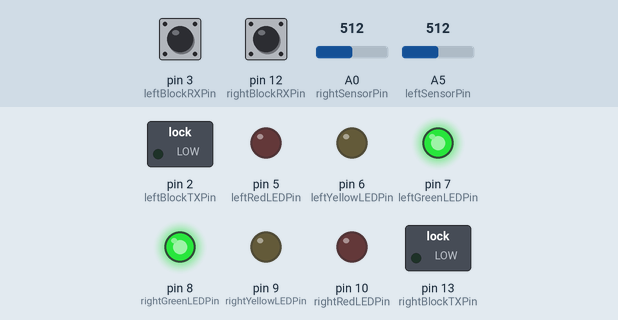
Recording of a sketch running on a simulated Arduino Uno, built with avr-gcc and run on an emulated ATmega328P. Shown: switched loads named in the sketch (green lamp = pin HIGH), output pins drawn as LEDs (lit = HIGH). The test bench sets the inputs (shaded band); at power-on: A0 (rightSensorPin) = 512, A5 (leftSensorPin) = 512, pin 3 (leftBlockRXPin) LOW, pin 12 (rightBlockRXPin) LOW. What the sketch prints to the serial monitor is not drawn.

Above: at 4.4 s.
4.5 s: A0 (rightSensorPin) set to 118
7.5 s: A0 (rightSensorPin) set to 102
At 8.6 s:
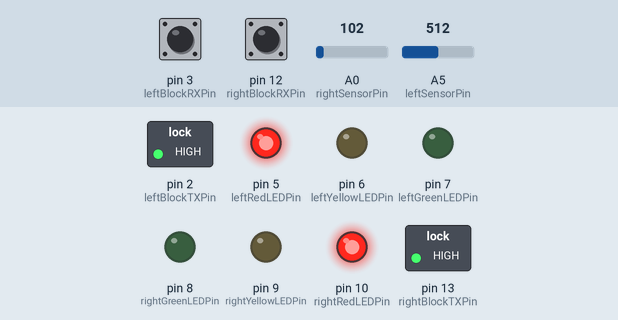
12.6 s: A0 (rightSensorPin) set to 122
14.5 s: A5 (leftSensorPin) set to 102
At 16.4 s:
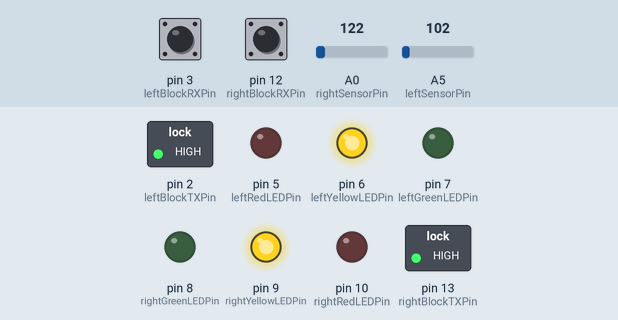
17.5 s: A5 (leftSensorPin) set to 121
At 20.5 s:
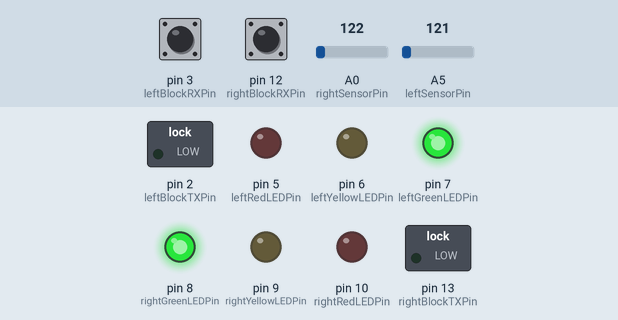
Timing chart, 0 to 21.5 s (numbered marks = the images above; inputs shaded):
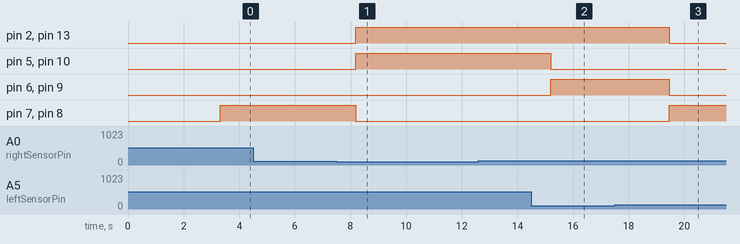

Measured:
- the behaviour switches between 112 and 111 on A0 (rightSensorPin) (found by bisection; images 0 and 1)
- the behaviour switches between 111 and 112 on A5 (leftSensorPin) (found by bisection; images 2 and 3)
- after the input at 4.5 s, every drawn part: stays the same
- after the input at 7.5 s, pin 2 (leftBlockTXPin), pin 5 (leftRedLEDPin), pin 10 (rightRedLEDPin), pin 13 (rightBlockTXPin): LOW → HIGH after 0.69 s; pin 7 (leftGreenLEDPin), pin 8 (rightGreenLEDPin): HIGH → LOW after 0.69 s
- after the input at 12.6 s, every drawn part: stays the same
- after the input at 14.5 s, pin 5 (leftRedLEDPin), pin 10 (rightRedLEDPin): HIGH → LOW after 0.69 s; pin 6 (leftYellowLEDPin), pin 9 (rightYellowLEDPin): LOW → HIGH after 0.69 s
- after the input at 17.5 s, pin 2 (leftBlockTXPin), pin 6 (leftYellowLEDPin), pin 9 (rightYellowLEDPin), pin 13 (rightBlockTXPin): HIGH → LOW after 2.0 s; pin 7 (leftGreenLEDPin), pin 8 (rightGreenLEDPin): LOW → HIGH after 2.0 s

The sketch:

Automatic_Block_Signalling.ino
```cpp
#define DEBUG

// Wiring
const int rightSensorPin	      = A0;
const int leftSensorPin 	      = A5;

const int leftBlockRXPin        = 3;
const int leftBlockTXPin        = 2;
const int rightBlockRXPin       = 12;
const int rightBlockTXPin       = 13;

const int leftGreenLEDPin       = 7;
const int leftYellowLEDPin      = 6;
const int leftRedLEDPin         = 5;
const int rightGreenLEDPin      = 8;
const int rightYellowLEDPin     = 9;
const int rightRedLEDPin        = 10;

// Misc. variables
const int numSamples            = 1000;
const int senseThreshold        = 400;
const int yellowInterval        = 1500;
int leftSensorNomVal            = 0;
int rightSensorNomVal           = 0;
unsigned long yellowStartMillis = 0;
bool entryFromLeft              = false;
bool needExitingCheck           = false;

// Forward declarations
int getNominalSensorVal(int pin);
bool isSensorTriggered(int pin, int nomVal);
bool isBlockOccupied(int pin);
void enableTX(int state);
void enableLEDs(int state);
void signalGreenGreen(bool leftSensorTrig, bool rightSensorTrig, bool leftBlockOcc, bool rightBlockOcc);
void signalGreenYellow(bool leftSensorTrig, bool rightSensorTrig, bool leftBlockOcc, bool rightBlockOcc);
void signalYellowGreen(bool leftSensorTrig, bool rightSensorTrig, bool leftBlockOcc, bool rightBlockOcc);
void signalYellowYellow(bool leftSensorTrig, bool rightSensorTrig, bool leftBlockOcc, bool rightBlockOcc, unsigned long currentMillis);
void signalRedRed(bool leftSensorTrig, bool rightSensorTrig, bool leftBlockOcc, bool rightBlockOcc);
int getSensorRawVal(int pin);
int getSensorVal(int pin, int nomVal);

// All possible signal states
enum signalState{
  stateGreenGreen,
  stateGreenYellow,
  stateYellowGreen,
  stateYellowYellow,
  stateRedRed,
}currentState;

void setup() {

  // Start serial, hold program until it actually starts
  Serial.begin(9600);
  while(!Serial){ }

  Serial.println();

  // Configure pins
  pinMode(leftGreenLEDPin, OUTPUT);
  pinMode(leftYellowLEDPin, OUTPUT);
  pinMode(leftRedLEDPin, OUTPUT);
  pinMode(rightGreenLEDPin, OUTPUT);
  pinMode(rightYellowLEDPin, OUTPUT);
  pinMode(rightRedLEDPin, OUTPUT);

  pinMode(leftBlockRXPin, INPUT);
  pinMode(leftBlockTXPin, OUTPUT);
  pinMode(rightBlockRXPin, INPUT);
  pinMode(rightBlockTXPin, OUTPUT);

  // Set initial state
  currentState = stateGreenGreen;

  // Get nominal sensor readings when untriggered
  leftSensorNomVal = getNominalSensorVal(leftSensorPin);
  rightSensorNomVal = getNominalSensorVal(rightSensorPin);

  Serial.print("Left sensor nominal value: "); Serial.println(leftSensorNomVal);
  Serial.print("Right sensor nominal value: "); Serial.println(rightSensorNomVal);
  Serial.println();
  delay(1000);
}

void loop() {

  // If in debug mode, calculate raw sensor values and print them
  #ifdef DEBUG
  int leftRaw = getSensorRawVal(leftSensorPin);
  int rightRaw = getSensorRawVal(rightSensorPin);

  int leftSensorVal = getSensorVal(leftSensorPin, leftSensorNomVal);
  int rightSensorVal = getSensorVal(rightSensorPin, rightSensorNomVal);

  Serial.print("Left raw: "); Serial.print(leftRaw); Serial.print("\t Right raw: "); Serial.print(rightRaw);
  Serial.print("\t Left: "); Serial.print(leftSensorVal); Serial.print("\t Right: "); Serial.print(rightSensorVal); Serial.print("\t");
  #endif

  // Get status of sensors
  bool leftSensorTriggered = isSensorTriggered(leftSensorPin, leftSensorNomVal);
  bool rightSensorTriggered = isSensorTriggered(rightSensorPin, rightSensorNomVal);

  // Get status of adjacent blocks
  bool leftBlockOccupied = isBlockOccupied(leftBlockRXPin);
  bool rightBlockOccupied = isBlockOccupied(rightBlockRXPin);

  // Print current system state and variables, also count time for state YY conditions
  const char* stateStr[] = {"GG", "GY", "YG", "YY", "RR"};
  unsigned long currentMillis = millis();

  //Serial.print("Left sensor: "); Serial.print(leftSensorTriggered); Serial.print("\t Right sensor: "); Serial.print(rightSensorTriggered); Serial.print("\t");
  Serial.print("Left block: "); Serial.print(leftBlockOccupied); Serial.print("\t Right block: "); Serial.print(rightBlockOccupied);
  Serial.print("\t Current state: "); Serial.print(stateStr[currentState]);
  Serial.print("\t Current millis: "); Serial.print(currentMillis); Serial.print("\t Yellow start millis: "); Serial.print(yellowStartMillis);
  Serial.print("\t Diff: "); Serial.println(currentMillis - yellowStartMillis);

  // Turn on relevant LEDs and comms to adjacent blocks
  enableLEDs(currentState);
  enableTX(currentState);

  // Switch to relevant state
  switch(currentState){
    case stateGreenGreen:
      signalGreenGreen(leftSensorTriggered, rightSensorTriggered, leftBlockOccupied, rightBlockOccupied);
    break;

    case stateGreenYellow:
      signalGreenYellow(leftSensorTriggered, rightSensorTriggered, leftBlockOccupied, rightBlockOccupied);
    break;

    case stateYellowGreen:
      signalYellowGreen(leftSensorTriggered, rightSensorTriggered, leftBlockOccupied, rightBlockOccupied);
    break;

    case stateYellowYellow:
      signalYellowYellow(leftSensorTriggered, rightSensorTriggered, leftBlockOccupied, rightBlockOccupied, currentMillis);
    break;

    case stateRedRed:
      signalRedRed(leftSensorTriggered, rightSensorTriggered, leftBlockOccupied, rightBlockOccupied);
    break;
  }
  delay(250);
}
```

Functions.ino
```cpp
int getNominalSensorVal(int pin){

  long nomSensorVal = 0;

  // Calculate average value for nominal sensor output (untriggered)
  for(int i = 0; i < numSamples; i++){
	  nomSensorVal += analogRead(pin);
	  delay(1);
  }
  nomSensorVal /= numSamples;

  return static_cast<int>(nomSensorVal);
}

bool isSensorTriggered(int pin, int nomVal){

  // Return true if the absolute difference between the current reading and the nominal value is greater than the threshold
  return (abs(nomVal - analogRead(pin)) > senseThreshold);
}

bool isBlockOccupied(int pin){

  // Return true if comms pin to adjacent block is HIGH
  if(digitalRead(pin) == HIGH){
    return true;
  }else{
    return false;
  }
}

void enableTX(int state){

  // Send HIGH/LOW signals to adjacent blocks as necessary
  switch(state){
	case stateGreenGreen:
  	digitalWrite(leftBlockTXPin, LOW);
  	digitalWrite(rightBlockTXPin, LOW);
  	break;

  case stateGreenYellow:
  	digitalWrite(leftBlockTXPin, LOW);
  	digitalWrite(rightBlockTXPin, LOW);
  	break;

	case stateYellowGreen:
  	digitalWrite(leftBlockTXPin, LOW);
  	digitalWrite(rightBlockTXPin, LOW);
  	break;

	case stateYellowYellow:
    if(!needExitingCheck){
      digitalWrite(leftBlockTXPin, LOW);
  	  digitalWrite(rightBlockTXPin, LOW);

    }else{
      digitalWrite(leftBlockTXPin, HIGH);
  	  digitalWrite(rightBlockTXPin, HIGH);
    }
  	break;

	case stateRedRed:
  	digitalWrite(leftBlockTXPin, HIGH);
  	digitalWrite(rightBlockTXPin, HIGH);
  	break;

	default:
    Serial.println("Error! Incorrect TX state!");
  	digitalWrite(leftBlockTXPin, HIGH);
  	digitalWrite(rightBlockTXPin, HIGH);
  	break;
  }
}

void enableLEDs(int state){

  // Enable entry signals as necessary
  switch(state){
    case stateGreenGreen:
      digitalWrite(leftGreenLEDPin, HIGH);    digitalWrite(rightGreenLEDPin, HIGH);
  	  digitalWrite(leftYellowLEDPin, LOW);    digitalWrite(rightYellowLEDPin, LOW);
  	  digitalWrite(leftRedLEDPin, LOW); 	    digitalWrite(rightRedLEDPin, LOW);
    break;

    case stateGreenYellow:
      digitalWrite(leftGreenLEDPin, HIGH);    digitalWrite(rightGreenLEDPin, LOW);
  	  digitalWrite(leftYellowLEDPin, LOW);    digitalWrite(rightYellowLEDPin, HIGH);
  	  digitalWrite(leftRedLEDPin, LOW); 	    digitalWrite(rightRedLEDPin, LOW);
    break;

    case stateYellowGreen:
      digitalWrite(leftGreenLEDPin, LOW);     digitalWrite(rightGreenLEDPin, HIGH);
  	  digitalWrite(leftYellowLEDPin, HIGH);   digitalWrite(rightYellowLEDPin, LOW);
  	  digitalWrite(leftRedLEDPin, LOW); 	    digitalWrite(rightRedLEDPin, LOW);
    break;

    case stateYellowYellow:
      digitalWrite(leftGreenLEDPin, LOW);     digitalWrite(rightGreenLEDPin, LOW);
  	  digitalWrite(leftYellowLEDPin, HIGH);   digitalWrite(rightYellowLEDPin, HIGH);
  	  digitalWrite(leftRedLEDPin, LOW); 	    digitalWrite(rightRedLEDPin, LOW);
    break;

    case stateRedRed:
      digitalWrite(leftGreenLEDPin, LOW);     digitalWrite(rightGreenLEDPin, LOW);
  	  digitalWrite(leftYellowLEDPin, LOW);    digitalWrite(rightYellowLEDPin, LOW);
  	  digitalWrite(leftRedLEDPin, HIGH); 	    digitalWrite(rightRedLEDPin, HIGH);
    break;

    default:
      Serial.println("Error! Incorrect LED state!");
  	  digitalWrite(leftGreenLEDPin, LOW);   digitalWrite(rightGreenLEDPin, LOW);
  	  digitalWrite(leftYellowLEDPin, LOW);  digitalWrite(rightYellowLEDPin, LOW);
  	  digitalWrite(leftRedLEDPin, HIGH);	digitalWrite(rightRedLEDPin, HIGH);
  	break;
  }
}

void signalGreenGreen(bool leftSensorTrig, bool rightSensorTrig, bool leftBlockOcc, bool rightBlockOcc){

  // Check which sensors are triggered, status of adjacent blocks, switch to relevant state
  if(leftSensorTrig){
    entryFromLeft = true;
    currentState = stateRedRed;

  }else if(rightSensorTrig){
    entryFromLeft = false;
    currentState = stateRedRed;

  }else if(leftBlockOcc && rightBlockOcc){
    needExitingCheck = false;
    currentState = stateYellowYellow;

  }else if(leftBlockOcc && !rightBlockOcc){
    currentState = stateGreenYellow;

  }else if(rightBlockOcc && !leftBlockOcc){
    currentState = stateYellowGreen;
  }
}

void signalGreenYellow(bool leftSensorTrig, bool rightSensorTrig, bool leftBlockOcc, bool rightBlockOcc){
  if(leftSensorTrig){
    entryFromLeft = true;
    currentState = stateRedRed;

  }else if(rightSensorTrig){
    entryFromLeft = false;
    currentState = stateRedRed;

  }else if(leftBlockOcc && rightBlockOcc){
    needExitingCheck = false;
    currentState = stateYellowYellow;

  }else if(rightBlockOcc && !leftBlockOcc){
    currentState = stateYellowGreen;

  }else if(!leftBlockOcc && !rightBlockOcc){
    currentState = stateGreenGreen;
  }
}

void signalYellowGreen(bool leftSensorTrig, bool rightSensorTrig, bool leftBlockOcc, bool rightBlockOcc){
  if(leftSensorTrig){
    entryFromLeft = true;
    currentState = stateRedRed;

  }else if(rightSensorTrig){
    entryFromLeft = false;
    currentState = stateRedRed;

  }else if(leftBlockOcc && rightBlockOcc){
    needExitingCheck = false;
    currentState = stateYellowYellow;

  }else if(leftBlockOcc && !rightBlockOcc){
    currentState = stateGreenYellow;

  }else if(!leftBlockOcc && !rightBlockOcc){
    currentState = stateGreenGreen;
  }
}

void signalYellowYellow(bool leftSensorTrig, bool rightSensorTrig, bool leftBlockOcc, bool rightBlockOcc, unsigned long currentMillis){
  if(!needExitingCheck){
    // If YY state triggered only by adjacent blocks
    if(leftSensorTrig){
      entryFromLeft = true;
      currentState = stateRedRed;

    }else if(rightSensorTrig){
      entryFromLeft = false;
      currentState = stateRedRed;

    }else if(leftBlockOcc && !rightBlockOcc){
      currentState = stateGreenYellow;

    }else if(rightBlockOcc && !leftBlockOcc){
      currentState = stateYellowGreen;

    }else if(!leftBlockOcc && !rightBlockOcc){
      currentState = stateGreenGreen;
    }
  }else{
    if((currentMillis - yellowStartMillis) <= yellowInterval){

      // For 5 seconds, check both sensors. If either is triggered, extend YY state by another 5 seconds
      if(leftSensorTrig || rightSensorTrig){
        yellowStartMillis = millis();
      }
    }else{
      if(!leftSensorTrig && !rightSensorTrig){

        // If after 5 seconds neither sensor is triggered AND adjacent blocks are clear, return to GG state
        if(leftBlockOcc && rightBlockOcc){
          needExitingCheck = false;
          currentState = stateYellowYellow;

        }else if(leftBlockOcc && !rightBlockOcc){
          currentState = stateGreenYellow;

        }else if(rightBlockOcc && !leftBlockOcc){
          currentState = stateYellowGreen;

        }else{
          currentState = stateGreenGreen;
          }
      }
    }
  }
}

void signalRedRed(bool leftSensorTrig, bool rightSensorTrig, bool leftBlockOcc, bool rightBlockOcc){
  needExitingCheck = true;

  if(entryFromLeft){
    if(!leftSensorTrig && rightSensorTrig){
      // If train entered from left and is now exiting, start timer and switch to YY
      yellowStartMillis = millis();
      currentState = stateYellowYellow;
    }
  }else{
    if(leftSensorTrig && !rightSensorTrig){
      yellowStartMillis = millis();
      currentState = stateYellowYellow;
    }
  }
}

// Debug Functions

int getSensorRawVal(int pin){
  return analogRead(pin);
}

int getSensorVal(int pin, int nomVal){
  return abs(nomVal - analogRead(pin));
}
```
